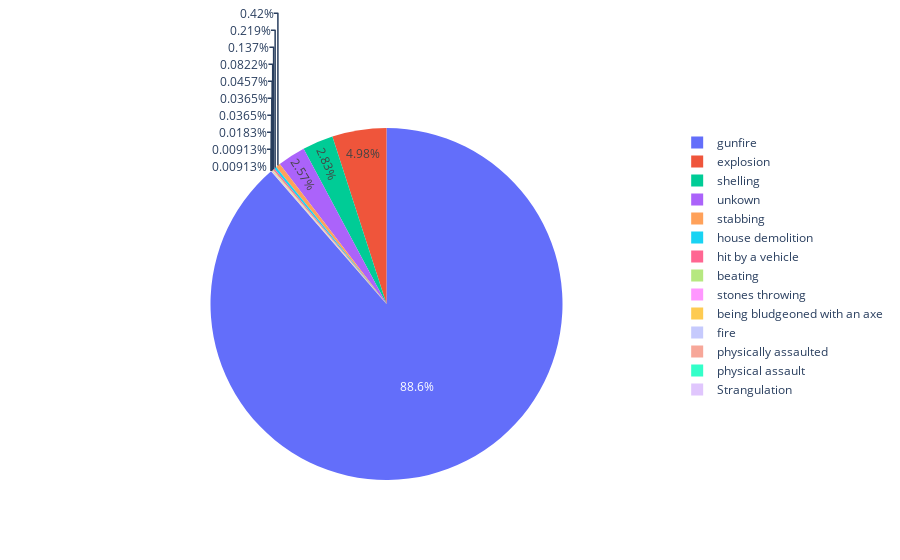

The code cell stored with this chart in its notebook:
### Code cell
px.pie(names=df.type_of_injury.value_counts().index,values=df.type_of_injury.value_counts().values)

### Figure 1 — Plotly figure (JSON) as saved in the notebook; plotly's stock layout.template omitted (floating-point values rounded to 4 significant figures)
{"data": [{"domain": {"x": [0, 1], "y": [0, 1]}, "hovertemplate": "label=%{label}<br>value=%{value}<extra></extra>", "labels": ["gunfire", "explosion", "shelling", "unkown", "stabbing", "house demolition", "hit by a vehicle", "beating", "stones throwing", "being bludgeoned with an axe", "fire", "physically assaulted", "physical assault", "Strangulation"], "legendgroup": "", "name": "", "showlegend": true, "type": "pie", "values": [9704, 545, 310, 281, 46, 24, 15, 9, 5, 4, 4, 2, 1, 1]}], "layout": {"legend": {"tracegroupgap": 0}, "margin": {"t": 60}}}
